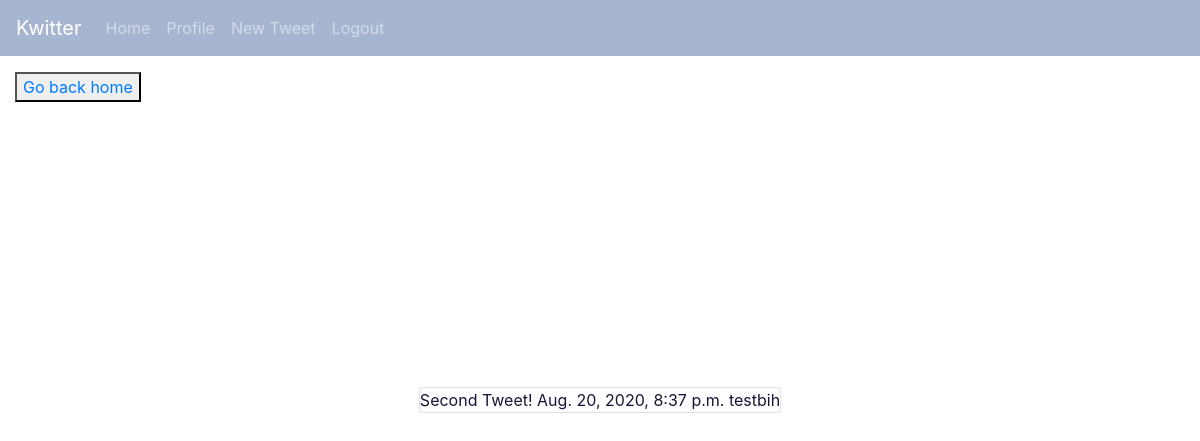
/tweet/4 (signed in), run on the app's committed database.
### tweet/models.py (models this page shows, shortened)
class Tweet(models.Model):
    author = models.ForeignKey(CustomUser, default=None, on_delete=models.CASCADE)
    text = models.CharField(max_length=140)
    post_date = models.DateTimeField(default=timezone.now)

### twitteruser/models.py (models this page shows, shortened)
class CustomUser(AbstractBaseUser):
    email = models.EmailField(
        verbose_name='email address',
        max_length=255,
        unique=True
    )
    username = models.CharField(
        verbose_name='username',
        max_length=100,
        unique=True
    )
    followers = models.ManyToManyField('self', symmetrical=False, related_name='user_followers')
    following = models.ManyToManyField('self', symmetrical=False, related_name='user_following')
    active = models.BooleanField(default=True)
    staff = models.BooleanField(default=False)
    admin = models.BooleanField(default=False)
    USERNAME_FIELD = 'username'
    REQUIRED_FIELDS = ['email']
    def __str__(self):
        return self.username
    @property
    def is_active(self):
        return self.active
    objects = UserManager()

### tweet/views.py (the view)
# urls.py: path('tweet/<int:id>', detail_view)
def detail_view(request, id):
    tweet = Tweet.objects.get(id=id)
    return render(request, 'tweet_detail.html', {'tweet': tweet})

### tweet/templates/tweet_detail.html (shortened to what this page needs)
{% extends 'base.html' %}
{% block content %}
<div id="login-body" class="card">
{{tweet.text}}
{{tweet.post_date}}
{{tweet.author}}
</div>
<button><a href='/'>Go back home</a></button>
{% endblock %}

### twitteruser/static/css/twitter.css (style rules this page uses)
body, html { height: 100%; background-image: url("https://preppywallpapers.com/wp-content/uploads/2018/08/Pastel-iPhone-Wallpaper-1.jpg"); height: 100%; background-position: center; background-repeat: no-repeat; background-size: cover; }
#login-body { position: absolute; top: 50%; left: 50%; transform: translate(-50%, -50%); font-size: medium; }
.card { color: #1d1238; }

### data on the page
Tweet: text "Second Tweet!", post_date "Aug. 20, 2020, 8:37 p.m.", author "testbih"
